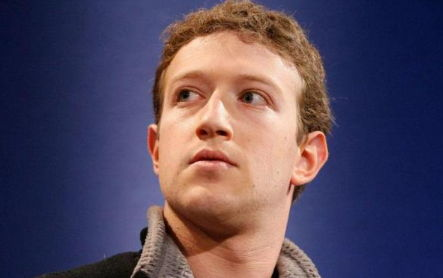
#> input picture zake.jpg, 443 x 278 px
$ python '实验3.py'
#> lines starting #> are read from the running program, lines starting #| are printed output that depends on the picture; after the words box and inside, x2 and y2 are one past the last pixel; in counts of white or black regions, pixels touching at a corner belong together
import time

import cv2
import numpy as np

class Point(object):
    def __init__(self, x, y):
        self.x = x
        self.y = y

    def getX(self):
        return self.x

    def getY(self):
        return self.y


connects = [Point(-1, -1), Point(0, -1), Point(1, -1), Point(1, 0), Point(1, 1), Point(0, 1), Point(-1, 1),
            Point(-1, 0),Point(2, 0),Point(2, -1),Point(2, 1),Point(2, 2),Point(2, -2),Point(1, 2),Point(1, -2),
            Point(0, 2),Point(0, -2),Point(-1, 2),Point(-1, -2),Point(-2, 0),Point(-2, 1),Point(-2, 2),Point(-2, -2),Point(-2, -1)]

def do_weighting(y,x,img):
    a = 0
    for i in range(24):
        if img[y+connects[i].y,x+connects[i].x] == 255:
            a += 1
    if a>=4:
        return 1
    else:
        return 0


#两个灰度图像算加权点的函数
def weighting(img1,img2,x,y,w,h):
    global img_weighting
    for i in range(w):
        for j in range(h):
            if img1[y+j,x+i] == 0:  #img方括号里是先Y后X
                continue
            #计算这个点的加权值，并保存到新矩阵里：
            else:
                if do_weighting(y+j,x+i,img2) == 1:
                    img_weighting[y+j,x+i] = 1


if __name__ == '__main__':
    start_time = time.perf_counter()
    img = cv2.imread('zake.jpg',cv2.IMREAD_GRAYSCALE)
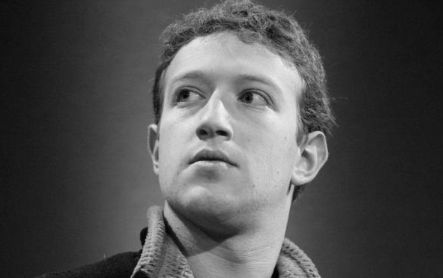
#> img: shape (278, 443); min 0, max 246, mean 78.9
    face_eg = cv2.CascadeClassifier('haarcascade_frontalface_default.xml')
    faces = face_eg.detectMultiScale(img)
#> faces = [[125, 24, 185, 185]]

    #x,y是左上角的点
    for(x,y,w,h) in faces:
        x1 = int(x+0.2*w)
        x2 = int(x + 0.8*w)
        y1 = int(y+0.23*h)
        y2 = int(y+0.50*h)
#> this loop made 1 pass
#> (x, y, w, h, x1, x2, y1, y2) on pass 1: (125, 24, 185, 185, 162, 273, 66, 116)
        # img = cv2.rectangle(img,(x1,y1),(x2,y2),(0,255,0),2)
        # print(x,y,w,h)

    #二值化了一下图像
    _, binary_image = cv2.threshold(img, 35, 255, cv2.THRESH_BINARY)
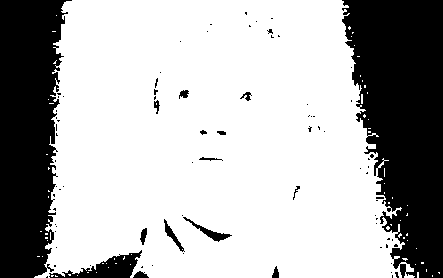
#> binary_image: shape (278, 443); 69.6% white; 83 black regions (68 under 20 px), largest, box (x1, y1, x2, y2) and area: (342, 0, 443, 278) 20058, (0, 0, 72, 278) 15122, (49, 250, 142, 278) 1062
    #边缘检测
    edges = cv2.Canny(img, threshold1=160, threshold2=250)
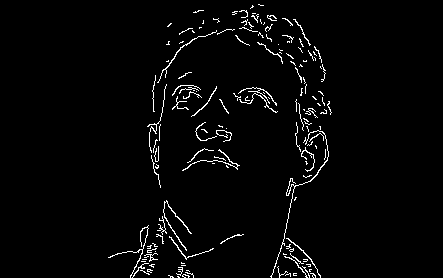
#> edges: shape (278, 443); 2.6% white in thin lines or dots, all inside (x1, y1, x2, y2) = (108, 4, 332, 278)
    edges2 = cv2.Canny(binary_image, threshold1=150, threshold2=250)
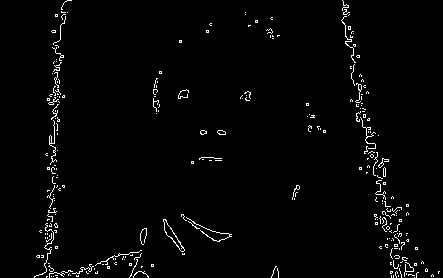
#> edges2: shape (278, 443); 2.1% white in thin lines or dots

    im_shape = img.shape
#> im_shape = (278, 443)
    height = im_shape[0]
#> height = 278
    width = im_shape[1]
#> width = 443

    #生成第一个加权矩阵
    img_weighting = np.zeros([height, width])
    weighting(edges,edges2,0,0,int(0.9*width),int(0.9*height))

    # 定义膨胀操作的结构元素（核）
    kernel = np.ones((9, 9), np.uint8)

    # 应用膨胀操作
    dilated_image = cv2.dilate(img_weighting, kernel, iterations=1)
    # cv2.imshow('img3', edges)
    # cv2.imshow('img2',dilated_image)
    # cv2.imshow('img',img_weighting)
    cv2.imwrite("j.jpg",img_weighting*255)
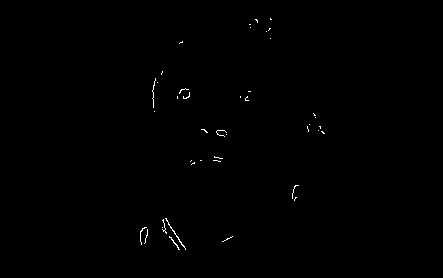
#> saved as j.jpg: shape (278, 443); 0.29% white in thin lines or dots, all inside (x1, y1, x2, y2) = (140, 18, 325, 250)
    cv2.imwrite("j2.jpg",dilated_image*255)
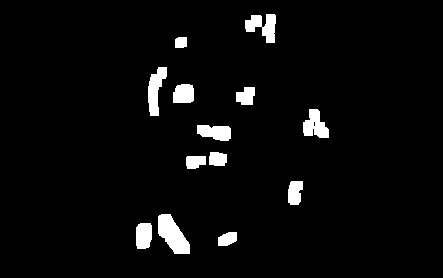
#> saved as j2.jpg: shape (278, 443); 3.9% white; 13 white regions, largest, box (x1, y1, x2, y2) and area: (158, 214, 190, 254) 775, (148, 67, 167, 116) 536, (245, 14, 276, 43) 529


    #窗口尺寸定义
    # cv2.namedWindow('img', cv2.WINDOW_NORMAL)
    # cv2.resizeWindow('img', 650, 750)

    cv2.imshow('img',edges2)
    cv2.imshow('img2',edges)
    cv2.imshow('img3',binary_image)
    end_time = time.perf_counter()

    # 计算程序运行时间（以秒为单位）
    run_time = end_time - start_time

    print(f"程序运行时间为：{run_time}秒")

    cv2.waitKey(0)
